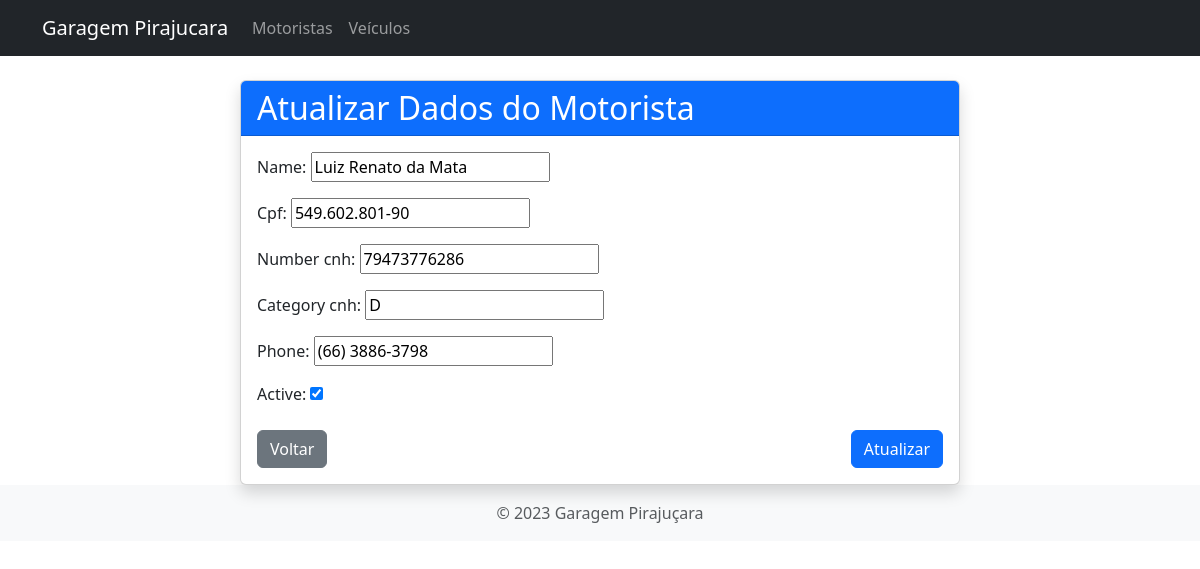
The app's page /drivers/update_driver/3/ with its own data.
### drivers/models.py (models this page shows, shortened)
class Driver(models.Model):
    name = models.CharField(max_length=200)
    cpf = models.CharField(max_length=17, unique=True)
    number_cnh = models.CharField(max_length=20)
    category_cnh = models.CharField(max_length=2)
    phone = models.CharField(max_length=20)
    active = models.BooleanField(default=True)

### drivers/views.py (the view)
# urls.py: path('update_driver/<int:driver_id>/', views.update_driver, name='update_driver'),
def update_driver(request, driver_id):
    driver = get_object_or_404(Driver, pk=driver_id)
    if request.method == 'POST':
        form = CreateUpdateDriversForm(request.POST, instance=driver)
        if form.is_valid():
            form.save()
            return redirect('list_drivers')
    else:
        form = CreateUpdateDriversForm(instance=driver)
    return render(request, 'drivers/update_driver.html', {'form': form})

### drivers/forms.py
class CreateUpdateDriversForm(forms.ModelForm):
    class Meta:
        model = Driver
        fields = ['name', 'cpf', 'number_cnh', 'category_cnh', 'phone', 'active']

### drivers/templates/drivers/update_driver.html (shortened to what this page needs)
{% extends 'base.html' %}
{% load static %}
{% block content %}
<div class="container mt-4">
    <div class="row justify-content-center">
        <div class="col-md-8">
            <div class="card shadow">
                <div class="card-header bg-primary text-white">
                    <h2 class="mb-0">Atualizar Dados do Motorista</h2>
                </div>
                <div class="card-body">
                    <form method="POST" enctype="multipart/form-data" class="needs-validation" novalidate>
                        <div class="form-group">
                            {{ form.as_p }}
                        </div>
                        <div class="d-flex justify-content-between mt-4">
                            <a href="{% url 'list_drivers' %}" class="btn btn-secondary">
                                 Voltar
                            </a>
                            <button type="submit" class="btn btn-primary">
                                 Atualizar
                            </button>
                        </div>
                    </form>
                </div>
            </div>
        </div>
    </div>
</div>
{% endblock %}

### records on screen
Driver: name "Luiz Renato da Mata", cpf "549.602.801-90", number_cnh "79473776286", category_cnh "D", phone "(66) 3886-3798", active "☑"
